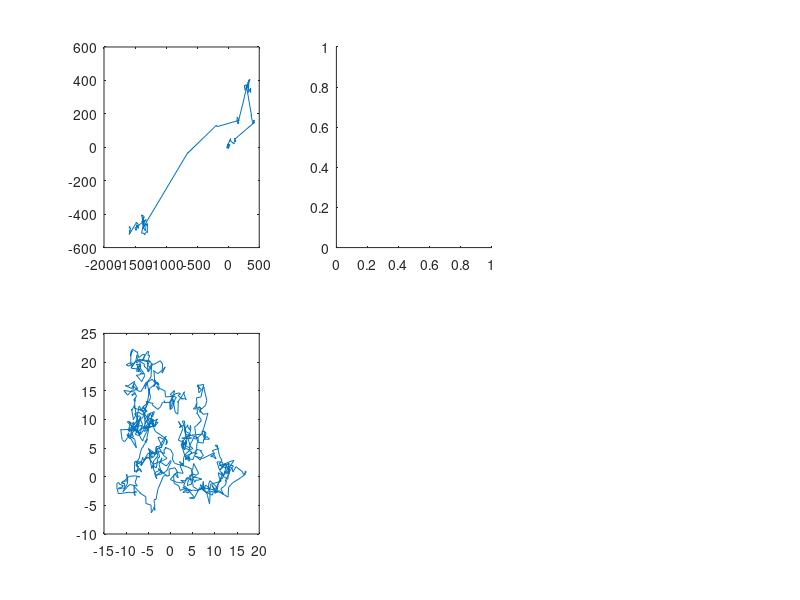

Reproduce this figure in MATLAB. (Note: this script raises an error after producing the figure.)
data1 = csvread('dane1.csv',1,0);
data2 = csvread('dane2.csv',1,0);

d1 = zeros(length(data1) - 1, 2);
d2 = zeros(length(data2) - 1, 2);

r1 = sqrt((data1(:,1).^2 + data1(:,2).^2));
r2 = sqrt((data2(:,1).^2 + data2(:,2).^2));

dr1 = zeros(length(r1) - 1, 2);
dr2 = zeros(length(r2) - 1, 2);

for k=1:length(d1) - 1
    d1(k,1) = abs(data1(k+1,1) - data1(k,1));  
    d1(k,2) = abs(data1(k+1,2) - data1(k,2));   
end

for j=1:length(d2) - 1
   d2(j,2) = abs(data2(j+1,2) - data2(j,2));
   d2(j,1) = abs(data2(j+1,1) - data2(j,1));   
end

for n=1:length(dr1) - 1 
   dr1(n,1) = abs(r1(n+1,1) - r1(n,1));   
end

for m=1:length(dr2) - 1 
   dr2(m,1) = abs(r2(m+1,1) - r2(m,1));   
end

c1 =cumsum(d1(:,1));
c2 =cumsum(d2(:,1));
for l=1:length(c1) 
    c1(l,1) = c1(l,1) / l;
end

for d=1:length(c2) 
    c2(d,1) = c2(d,1) / d;
end

set(gcf, 'Units', 'Normalized', 'OuterPosition', [0 0 1 1]);

subplot(2,3,1)
plot(data1(:,1), data1(:,2))

subplot(2,3,4)
plot(data2(:,1), data2(:,2))

subplot(2,3,2)
histogram(d1,'Normalization','pdf')

subplot(2,3,5)
histogram(d2,'Normalization','pdf')

subplot(2,3,6)
plot(1:1:length(c2), c2, '.')

subplot(2,3,3)
plot(1:1:length(c1), c1, '.')

a = 1;
f = @(x) 1/a * exp(-x/a);
r = rand(2);

for e= 1:length(r)
    for f= 1:length(r)
        value = r(e,f);
        r(e,f) = -a * log(1-value);
    end   
end
length(r)

r = reshape(r,[length(r)*length(r),1]);

alfa = 0 + (2*pi-0).*rand(length(r)*length(r),1);


x = r * reshape(cos(alfa),[1,length(alfa)]);
y = r * reshape(sin(alfa),[1,length(alfa)]);

sx = size(x);
sy = size(y);
x = reshape(x,[sx(1,1)*sx(1,2),1]);
y = reshape(y,[sy(1,1)*sy(1,2),1]);

data_write = zeros(length(x),2);
data_write(:,1) = x;
data_write(:,2) = y;


csvwrite('data_write.csv',data_write)